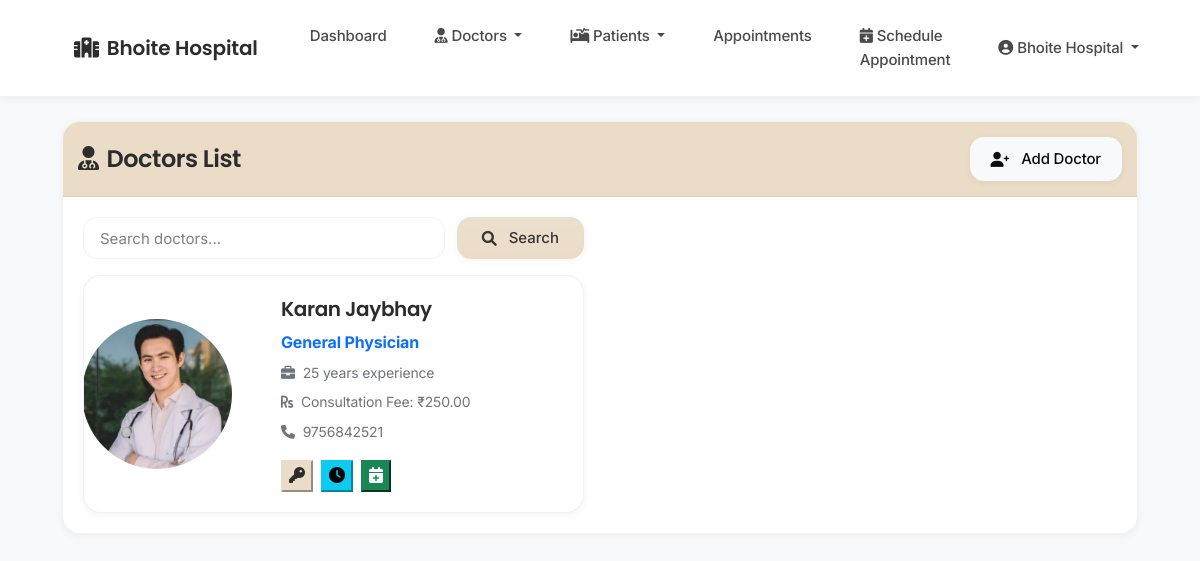
Screenshot of /admin/view_doctors (signed in) with the database file from the repository.
### tables this page shows
CREATE TABLE doctors (
            id INTEGER PRIMARY KEY AUTOINCREMENT,
            name TEXT NOT NULL,
            specialization TEXT NOT NULL,
            experience INTEGER,
            consultation_fee REAL,
            contact TEXT,
            bio TEXT,
            image_path TEXT,
            username TEXT UNIQUE,
            password TEXT,
            created_by INTEGER,
            hospital_id INTEGER NOT NULL,
            FOREIGN KEY (created_by) REFERENCES staff(id),
            FOREIGN KEY (hospital_id) REFERENCES staff(id)
        );

### app.py (the view)
@app.route('/admin/view_doctors')
def view_doctors():
    if 'user_id' not in session or session['user_type'] != 'admin':
        return redirect(url_for('login'))
    search_query = request.args.get('search', '').strip()
    conn = get_db_connection()
    try:
        if search_query:
            doctors = conn.execute('''
                SELECT * FROM doctors
                WHERE (name LIKE ? OR specialization LIKE ?) AND hospital_id = ?
                ORDER BY name
            ''', (f'%{search_query}%', f'%{search_query}%', session['hospital_id'])).fetchall()
        else:
            doctors = conn.execute('SELECT * FROM doctors WHERE hospital_id = ? ORDER BY name',
                                  (session['hospital_id'],)).fetchall()
    except Exception as e:
        flash('Error loading doctors', 'danger')
        app.logger.error(f"View doctors error: {str(e)}")
        doctors = []
    finally:
        conn.close()
    return render_template('admin/view_doctors.html',
                         doctors=doctors,
                         search_query=search_query)

### app.py (called while the page is built)
@app.context_processor
def utility_processor():
    def now():
        return datetime.now()
    return dict(now=now)

def get_db_connection():
    try:
        conn = sqlite3.connect(get_db_path())
        conn.row_factory = sqlite3.Row
        return conn
    except sqlite3.Error as e:
        logger.error(f"Database connection error: {e}")
        raise

### database.py (called while the page is built)
def get_db_path():
    if 'RENDER' in os.environ:
        return '/var/lib/sqlite/hospital.db'
    else:
        return os.path.join(os.path.dirname(__file__), 'instance', 'hospital.db')

### templates/admin/view_doctors.html (shortened to what this page needs)
{% extends "base.html" %}
{% block content %}
<div class="card">
    <div class="card-header text-white d-flex justify-content-between align-items-center" style="background-color:rgb(235, 220, 200); padding: 15px 15px">
        <h4 class="mb-0">
            <i class="fas fa-user-md me-2"></i>Doctors List
        </h4>
        <a href="{{ url_for('add_doctor') }}" class="btn btn-light">
            <i class="fas fa-user-plus me-1"></i>Add Doctor
        </a>
    </div>
    <div class="card-body">
        <div class="row mb-3">
            <div class="col-md-6">
                <form class="search-form" method="GET" action="{{ url_for('view_doctors') }}">
                    <input class="form-control" type="search" name="search" placeholder="Search doctors..."
                           value="{{ search_query }}" aria-label="Search">
                    <button class="btn btn-primary" type="submit">
                        <i class="fas fa-search me-1"></i>Search
                    </button>
                </form>
            </div>
        </div>
        <div class="row g-4">
            {% for doctor in doctors %}
            <div class="col-md-6">
                <div class="card h-100 doctor-card">
                    <div class="row g-0">
                        <div class="col-md-4 d-flex align-items-center justify-content-center p-3">
                            {% if doctor.image_path %}
                                <img src="{{ url_for('static', filename=doctor.image_path) }}"
                                     class="profile-img" alt="{{ doctor.name }}">
                            {% else %}
                                <div class="profile-img-placeholder">
                                    <i class="fas fa-user-md fa-4x text-secondary"></i>
                                </div>
                            {% endif %}
                        </div>
                        <div class="col-md-8">
                            <div class="card-body">
                                <h5 class="card-title">{{ doctor.name }}</h5>
                                <p class="card-text text-primary mb-1">
                                    <strong>{{ doctor.specialization }}</strong>
                                </p>
                                <p class="card-text mb-1">
                                    <small class="text-muted">
                                        <i class="fas fa-briefcase me-1"></i>
                                        {{ doctor.experience }} years experience
                                    </small>
                                </p>
                                <p class="card-text mb-1">
                                    <small class="text-muted">
                                        <i class="fas fa-rupee-sign me-1"></i>
                                        Consultation Fee: ₹{{ "%.2f"|format(doctor.consultation_fee) }}
                                    </small>
                                </p>
                                <p class="card-text mb-2">
                                    <small class="text-muted">
                                        <i class="fas fa-phone me-1"></i>
                                        {{ doctor.contact }}
                                    </small>
                                </p>
                                <div class="action-buttons">
                                    <button type="button" class="btn-action btn-primary"
                                            data-bs-toggle="modal"
                                            data-bs-target="#setLoginModal{{ doctor.id }}"
                                            title="Set login credentials">
                                        <i class="fas fa-key"></i>
                                    </button>
                                    <button type="button" class="btn-action btn-info"
                                            data-bs-toggle="modal"
                                            data-bs-target="#setSlotsModal{{ doctor.id }}"
                                            title="Set availability slots">
                                        <i class="fas fa-clock"></i>
                                    </button>
                                    <button type="button" class="btn-action btn-success"
                                            data-bs-toggle="modal"
                                            data-bs-target="#bookAppointmentModal{{ doctor.id }}"
                                            title="Book appointment">
                                        <i class="fas fa-calendar-plus"></i>
                                    </button>
                                </div>
                            </div>
                        </div>
                    </div>
                </div>
            </div>
            {% else %}
            <div class="col-12">
                <div class="alert alert-info">No doctors found. Please add doctors to get started.</div>
            </div>
            {% endfor %}
        </div>
    </div>
</div>
{% endblock %}

### templates/base.html (style rules this page uses)
:root { --primary: rgb(235, 220, 200); --primary-dark: rgb(215, 200, 180); --primary-light: rgba(235, 220, 200, 0.1); --primary-lighter: rgba(235, 220, 200, 0.05); --secondary: rgb(200, 185, 165); --text-primary: #2c2c2c; --text-secondary: #4a4a4a; --bg-light: #fafafa; --white: #ffffff; --border-color: rgba(0,0,0,0.05); --success: #2e8b57; --success-light: rgba(46, 139, 87, 0.1); --info: rgb(235, 220, 200); --info-light: rgba(235, 220, 200, 0.1); --warning: #d4a017; --warning-light: rgba(212, 160, 23, 0.1); --danger: #c41e3a; --danger-light: rgba(196, 30, 58, 0.1); --spacing-xs: 0.5rem; --spacing-sm: 0.75rem; --spacing-md: 1rem; --spacing-lg: 1.5rem; --spacing-xl: 2rem; --radius-xs: 6px; --radius-sm: 10px; --radius-md: 14px; --radius-lg: 18px; --radius-xl: 24px; --radius-2xl: 30px; --radius-full: 9999px; --shadow-sm: 0 2px 8px rgba(0,0,0,0.05); --shadow-md: 0 4px 12px rgba(0,0,0,0.08); --shadow-lg: 0 8px 24px rgba(0,0,0,0.12); --transition-fast: all 0.2s ease; --transition-normal: all 0.3s ease; }
body { font-family: 'Inter', sans-serif; min-height: 100vh; display: flex; flex-direction: column; background-color: var(--bg-light); color: var(--text-primary); line-height: 1.6; -webkit-font-smoothing: antialiased; letter-spacing: -0.01em; }
h1, h2, h3, h4, h5, h6 { font-family: 'Poppins', sans-serif; font-weight: 600; color: var(--text-primary); margin-bottom: var(--spacing-lg); letter-spacing: -0.02em; line-height: 1.3; }
.btn { padding: 0.625rem 1.25rem; font-weight: 500; border-radius: var(--radius-md); transition: var(--transition-fast); position: relative; overflow: hidden; min-width: 120px; height: 44px; display: inline-flex; align-items: center; justify-content: center; gap: var(--spacing-xs); font-size: 0.9375rem; line-height: 1.5; text-align: center; white-space: nowrap; vertical-align: middle; cursor: pointer; user-select: none; border: 1px solid transparent; box-shadow: var(--shadow-sm); }
.btn::after { content: ''; position: absolute; top: 0; left: 0; width: 100%; height: 100%; background: linear-gradient(rgba(255,255,255,0.1), rgba(255,255,255,0)); pointer-events: none; transition: var(--transition-fast); }
.btn-primary { background-color: var(--primary) !important; border-color: var(--primary) !important; color: var(--text-primary) !important; }
.form-control, .form-select { height: 44px; padding: 0.625rem 1rem; font-size: 0.9375rem; border-radius: var(--radius-md); border: 1px solid var(--border-color); transition: var(--transition-fast); line-height: 1.5; color: var(--text-primary); }
.form-control::placeholder { color: var(--text-secondary); opacity: 0.7; }
.search-form { display: flex; gap: var(--spacing-sm); align-items: center; }
.search-form .form-control, .search-form .form-select, .search-form .btn { height: 42px; }
.search-form .form-control, .search-form .form-select { flex: 1; min-width: 0; }
.search-form .btn { padding: 0 var(--spacing-lg); white-space: nowrap; }
.row { margin-left: calc(-1 * var(--spacing-md)); margin-right: calc(-1 * var(--spacing-md)); }
.row > [class*="col-"] { padding-left: var(--spacing-md); padding-right: var(--spacing-md); }
.card { border-radius: var(--radius-lg); border: 1px solid var(--border-color); box-shadow: var(--shadow-sm); overflow: hidden; transition: var(--transition-normal); }
.card-header { background-color: var(--primary); border-bottom: 1px solid var(--border-color); padding: var(--spacing-lg); }
.card-body { padding: var(--spacing-xl); }

### templates/admin/view_doctors.html (style rules this page uses)
.profile-img { width: 150px; height: 150px; object-fit: cover; border-radius: 50%; margin: 0 auto; }
.doctor-card { transition: transform 0.2s; }
.card-body { padding: 1.25rem; }
.action-buttons { display: flex; gap: 0.5rem; margin-top: 1rem; }

### rows the page displays
doctors: image_path (picture), name "Karan Jaybhay", specialization "General Physician", experience "25", consultation_fee "250.00", contact "9756842521"

### other values shown
{{ session.get('hospital_name', 'Hospital Management') }} "Bhoite Hospital"
{{ session.get('name', 'User') }} "Bhoite Hospital"
